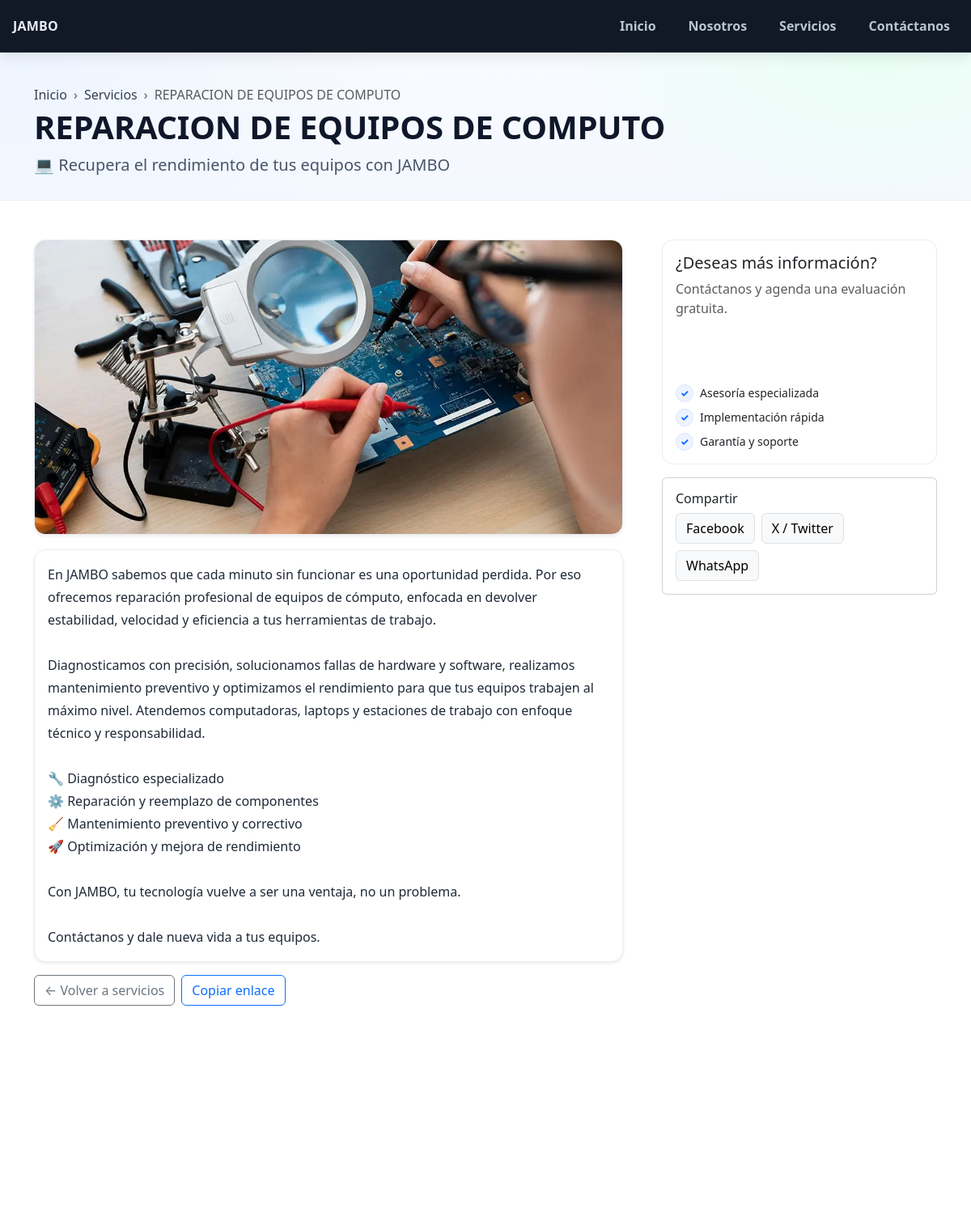
Page /servicio/reparacion-de-equipos-de-computo on the committed database.
### tables this page shows
CREATE TABLE `services` (
  `id` int(11) NOT NULL,
  `title` varchar(200) NOT NULL,
  `slug` varchar(220) NOT NULL,
  `excerpt` text DEFAULT NULL,
  `content` mediumtext DEFAULT NULL,
  `image_url` varchar(500) DEFAULT NULL,
  `created_at` timestamp NOT NULL DEFAULT current_timestamp(),
  `updated_at` timestamp NOT NULL DEFAULT current_timestamp() ON UPDATE current_timestamp()
);

### bootstrap.php (called while the page is built, shortened)
<?php
if (!function_exists('base_path')) {
  function base_path(): string {
    $dir = rtrim(dirname($_SERVER['SCRIPT_NAME'] ?? ''), '/\\');
    return $dir;
  }
}
if (!function_exists('e')) {
  function e(?string $v): string { return htmlspecialchars((string)$v, ENT_QUOTES, 'UTF-8'); }
}
if (!function_exists('view')) {
  function view(string $path, array $data = []): void {
    extract($data, EXTR_SKIP);
    require __DIR__ . '/views/' . $path . '.php';
  }
}

### views/servicio_detalle.php (the view, shortened to what this page needs)
<?php require __DIR__.'/partials/head.php'; ?>
<?php require __DIR__.'/partials/header.php'; ?>
<?php
  $title   = trim((string)($s['title']   ?? 'Servicio'));
  $slug    = trim((string)($s['slug']    ?? ''));
  $excerpt = trim((string)($s['excerpt'] ?? ''));
  $content = (string)($s['content'] ?? '');
  $imgUrl  = trim((string)($s['image_url'] ?? ''));
  if ($imgUrl !== '') {
    if (function_exists('is_absolute_url')) {
      if (!is_absolute_url($imgUrl)) $imgUrl = rtrim(base_path(), '/') . '/' . ltrim($imgUrl, '/');
    } else {
      if (!preg_match('#^https?://#i', $imgUrl)) $imgUrl = rtrim(base_path(), '/') . '/' . ltrim($imgUrl, '/');
    }
  }
  $homeHref    = rtrim(base_path(), '/') . '/';
  $listHref    = rtrim(base_path(), '/') . '/servicios';
  $contactHref = rtrim(base_path(), '/') . '/#contactanos';
  $selfHref    = rtrim(base_path(), '/') . '/servicio/' . rawurlencode($slug);
  $hasHtml   = (bool)preg_match('/<\s*\w[^>]*>/', $content);
  $bodyHtml  = $hasHtml ? $content : nl2br(e($content));
?>
<section class="svc-hero">
  <div class="container">
    <nav class="svc-breadcrumb" aria-label="breadcrumb">
      <ol class="breadcrumb">
        <li class="breadcrumb-item"><a class="text-decoration-none" href="<?= $homeHref ?>">Inicio</a></li>
        <li class="breadcrumb-item"><a class="text-decoration-none" href="<?= $listHref ?>">Servicios</a></li>
        <li class="breadcrumb-item active" aria-current="page"><?= e($title) ?></li>
      </ol>
    </nav>
    <h1 class="svc-title display-6"><?= e($title) ?></h1>
    <?php if ($excerpt !== ''): ?>
      <p class="svc-subtitle lead mb-0"><?= e($excerpt) ?></p>
    <?php endif; ?>
  </div>
</section>
<section class="py-4 py-md-5">
  <div class="container">
    <div class="row g-4 g-lg-5">
      <div class="col-lg-8">
        <?php if ($imgUrl !== ''): ?>
          <figure class="svc-cover card shadow-sm">
            <img src="<?= e($imgUrl) ?>" alt="<?= e($title) ?>" class="w-100 svc-cover-img">
          </figure>
        <?php endif; ?>
        <article class="prose card shadow-sm">
          <div class="card-body">
            <?= $bodyHtml ?>
          </div>
        </article>
        <div class="d-flex flex-wrap gap-2 mt-3">
          <a href="<?= $listHref ?>" class="btn btn-outline-secondary">← Volver a servicios</a>
          <button type="button" class="btn btn-outline-primary" id="btnCopyLink">Copiar enlace</button>
        </div>
      </div>
      <aside class="col-lg-4">
        <div class="svc-aside card sticky-card">
          <div class="card-body">
            <h5 class="mb-2">¿Deseas más información?</h5>
            <p class="text-muted mb-3">Contáctanos y agenda una evaluación gratuita.</p>
            <a href="<?= $contactHref ?>" class="btn btn-accent w-100 mb-3">Solicitar cotización</a>
            <ul class="list-unstyled small mb-0">
              <li class="d-flex align-items-start gap-2 mb-2">
                <span class="badge-soft bg-primary-subtle text-primary">✓</span>
                <span>Asesoría especializada</span>
              </li>
              <li class="d-flex align-items-start gap-2 mb-2">
                <span class="badge-soft bg-primary-subtle text-primary">✓</span>
                <span>Implementación rápida</span>
              </li>
              <li class="d-flex align-items-start gap-2">
                <span class="badge-soft bg-primary-subtle text-primary">✓</span>
                <span>Garantía y soporte</span>
              </li>
            </ul>
          </div>
        </div>
        <div class="card mt-3">
          <div class="card-body">
            <h6 class="mb-2">Compartir</h6>
            <div class="d-flex flex-wrap gap-2">
              <a class="btn btn-light border" target="_blank" rel="noopener"
                 href="https://www.facebook.com/sharer/sharer.php?u=<?= urlencode($selfHref) ?>">Facebook</a>
              <a class="btn btn-light border" target="_blank" rel="noopener"
                 href="https://twitter.com/intent/tweet?url=<?= urlencode($selfHref) ?>&text=<?= urlencode($title) ?>">X / Twitter</a>
              <a class="btn btn-light border" target="_blank" rel="noopener"
                 href="https://wa.me/?text=<?= urlencode($title.' - '.$selfHref) ?>">WhatsApp</a>
            </div>
          </div>
        </div>
      </aside>
    </div>
  </div>
</section>
<?php require __DIR__.'/partials/footer.php'; ?>

### public/css/style.css (style rules this page uses)
body { color:#222; }
:root { --brand-primary: var(--brand-primary, #0f172a); --brand-accent: var(--brand-accent, #0A84FF); --neutral-100:#ffffff; --neutral-900:#0f172a; }
.btn-accent { background: var(--sec-accent); border-color: var(--sec-accent); color: #fff; font-weight: 700; }
.svc-hero { padding: 40px 0 28px; background: radial-gradient(900px 520px at 0% 0%, #eef5ff 0%, rgba(238,245,255,0) 55%), radial-gradient(700px 420px at 90% -10%, #e8fff4 0%, rgba(232,255,244,0) 55%), linear-gradient(180deg, #f8fbff 0%, #f4f8ff 100%); border-bottom: 1px solid #e9eef6; }
.svc-breadcrumb .breadcrumb { margin-bottom: .25rem; --bs-breadcrumb-divider: '›'; }
.svc-breadcrumb .breadcrumb .breadcrumb-item a { text-decoration: none; color: #334155; }
.svc-title { color:#0f172a; font-weight: 900; letter-spacing: -.2px; }
.svc-subtitle { color:#475569; }
.svc-cover { border: 1px solid #e9edf3; border-radius: 14px; overflow: hidden; margin-bottom: 18px; }
.svc-cover img { width: 100%; height: auto; display: block; object-fit: cover; object-position: center; }
.prose { border: 1px solid #e9edf3; border-radius: 14px; }
.prose .card-body { color:#1f2937; font-size: 1rem; line-height: 1.75rem; }
.sticky-card { position: sticky; top: 88px; border: 1px solid #e9edf3; border-radius: 14px; }
.badge-soft { display:inline-flex; align-items:center; justify-content:center; min-width: 22px; height: 22px; border-radius: 50%; font-weight: 800; font-size: .75rem; background:#eef4ff !important; border: 1px solid #dbe6ff; }
.btn-accent { background: var(--brand-accent, #0A84FF); border-color: var(--brand-accent, #0A84FF); color:#fff; font-weight: 700; }
.btn-accent { background: var(--brand-accent, #0A84FF); border:1px solid var(--brand-accent, #0A84FF); color:#fff; font-weight:800; padding:12px 18px; border-radius:12px; text-decoration:none; }
:root { --header-bg: #0E2A36; --header-bg-strong: #0B222B; --header-text: #E6EEF4; --header-muted: #B6C5CF; --header-accent: #0A84FF; --header-border: rgba(255,255,255,0.10); }
:root { --jh-bg: #0E2A36; --jh-bg-strong: #0B222B; --jh-text: #E6EEF4; --jh-muted: #B6C5CF; --jh-accent: #0A84FF; --jh-border: rgba(255,255,255,.10); }

### rows in the picture
services: title "REPARACION DE EQUIPOS DE COMPUTO", excerpt "💻 Recupera el rendimiento de tus equipos con JAMBO", image_url (picture), content "En JAMBO sabemos que cada minuto sin funcionar es una oportunidad perdida. Por eso ofrecemos reparación profesional de equipos de cómputo, enfocada en devolver estabilidad, velocidad y eficiencia a tus herramientas de trabajo. Diagnosticamos con precisión, solucionamos fallas de hardware y software, realizamos mantenimiento preventivo y optimizamos el rendimiento para que tus equipos trabajen al máximo nivel. Atendemos computadoras, laptops y estaciones de trabajo con enfoque técnico y responsabilidad. 🔧 Diagnóstico especializado ⚙ Reparación y reemplazo de componentes 🧹 Mantenimiento preventivo y correctivo 🚀 Optimización y mejora de rendimiento Con JAMBO, tu tecnología vuelve a ser una…"

### other values in the picture
$siteName "JAMBO"
